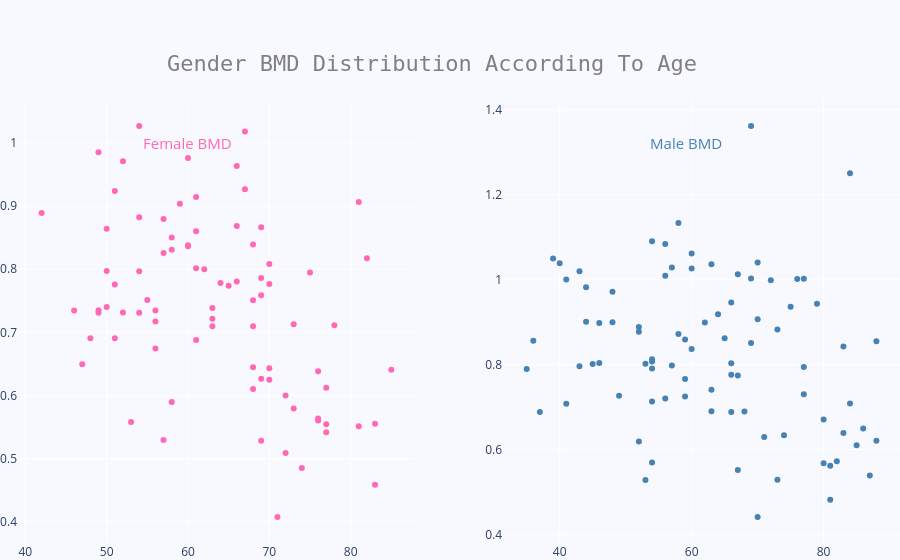

Here is the notebook cell this chart was saved with:
### Markdown cell above
We can see clearly that BMD score in Males is higher than that of females:

BMD score range of Male is (0.4 - 1.4).

Bmd scaore range of female is (0.4 - 1).

This answers our question are women more at risk than men for osteoporosis?

### Code cell
female = df[df['sex']=='F']
male = df[df['sex']=='M']

fig = make_subplots(rows=1, cols=2)

trace0 = go.Scatter(x=female['age'],y=female['bmd'],mode='markers',marker=dict(color='hotpink'))

trace1 = go.Scatter(x=male['age'],y=male['bmd'],mode='markers',marker=dict(color='steelblue'))


fig.add_traces(trace0,1,1)
fig.add_traces(trace1,1,2)

fig.add_annotation(showarrow=False,x=60,y=1,text='Female BMD',font=dict(size=15,color='hotpink'))
fig.add_annotation(showarrow=False,x=0.8,y=1,xref="paper",text='Male BMD',font=dict(size=15,color='steelblue'))

fig.update_layout(margin={'b':0,'l':0,'r':0,},
                 paper_bgcolor='rgb(248, 248, 255)',
                 plot_bgcolor='rgb(248, 248, 255)',
                 title_text='Gender BMD Distribution According To Age',
                 title={'font':{
                             'family':'monospace',
                             'size':22,
                             'color': 'grey'
                         },
                        'x':0.48,'y':0.9},
                 showlegend=False)
fig.show()

### Figure 1 — Plotly figure (JSON) as saved in the notebook; plotly's stock layout.template omitted (floating-point values rounded to 4 significant figures)
{"data": [{"marker": {"color": "hotpink"}, "mode": "markers", "type": "scatter", "x": [57, 75, 78, 49, 73, 60, 69, 57, 58, 65, 60, 51, 70, 70, 49, 81, 73, 54, 66, 67, 82, 42, 56, 70, 62, 61, 49, 63, 63, 56, 46, 47, 54, 51, 61, 54, 59, 50, 55, 58, 60, 63, 66, 61, 69, 72, 58, 54, 52, 64, 68, 77, 68, 67, 68, 52, 56, 66, 83, 69, 77, 81, 53, 76, 57, 77, 76, 72, 68, 69, 71, 74, 83, 76, 85, 70, 68, 61, 51, 48, 50, 50, 69], "xaxis": "x", "y": [0.8793, 0.7946, 0.7112, 0.731, 0.5793, 0.976, 0.7861, 0.8254, 0.8499, 0.7738, 0.8377, 0.9234, 0.625, 0.8079, 0.735, 0.9061, 0.7128, 1.027, 0.963, 0.9262, 0.8171, 0.8888, 0.7171, 0.7766, 0.7999, 0.8013, 0.9851, 0.7095, 0.7384, 0.7347, 0.7346, 0.6496, 0.8819, 0.7755, 0.8599, 0.7966, 0.9036, 0.8638, 0.751, 0.5899, 0.8362, 0.7215, 0.7805, 0.9139, 0.7586, 0.509, 0.8307, 0.7311, 0.9706, 0.7782, 0.7096, 0.6122, 0.839, 1.018, 0.7509, 0.7314, 0.6744, 0.8681, 0.4586, 0.5285, 0.5419, 0.5515, 0.5579, 0.5635, 0.5294, 0.5547, 0.5603, 0.6001, 0.6103, 0.6264, 0.4076, 0.4852, 0.5555, 0.6385, 0.6409, 0.6432, 0.6448, 0.688, 0.6904, 0.6904, 0.7399, 0.7971, 0.8664], "yaxis": "y"}, {"marker": {"color": "steelblue"}, "mode": "markers", "type": "scatter", "x": [70, 54, 77, 56, 68, 66, 45, 64, 53, 66, 57, 40, 46, 54, 70, 77, 75, 54, 48, 41, 67, 60, 62, 69, 83, 54, 69, 76, 43, 67, 88, 48, 36, 74, 84, 73, 66, 56, 63, 72, 58, 58, 39, 44, 79, 65, 35, 69, 59, 59, 52, 60, 63, 52, 49, 44, 60, 43, 57, 56, 52, 81, 53, 73, 87, 80, 82, 54, 88, 70, 81, 85, 71, 83, 86, 80, 66, 37, 63, 41, 84, 59, 67, 77, 46, 54], "xaxis": "x2", "y": [0.9067, 0.7909, 0.7301, 1.01, 0.6893, 0.9466, 0.8015, 0.9184, 0.802, 0.8033, 0.7978, 1.039, 0.8982, 0.8126, 1.041, 1.002, 0.9364, 1.091, 0.8995, 1.0, 1.013, 1.026, 0.8994, 1.003, 0.8429, 0.7128, 1.362, 1.002, 1.02, 0.5514, 0.8548, 0.9716, 0.856, 0.6338, 1.251, 0.8829, 0.7758, 1.084, 0.7409, 0.999, 0.872, 1.133, 1.05, 0.9824, 0.9436, 0.8622, 0.7895, 0.8509, 0.766, 0.8593, 0.8776, 1.062, 1.037, 0.8888, 0.7269, 0.901, 0.837, 0.796, 1.029, 0.7201, 0.6187, 0.4818, 0.5279, 0.5287, 0.5387, 0.5676, 0.5721, 0.5693, 0.6204, 0.4407, 0.5615, 0.6102, 0.6297, 0.6388, 0.6495, 0.6708, 0.6882, 0.6884, 0.6899, 0.7076, 0.7085, 0.7246, 0.7745, 0.7941, 0.8037, 0.8072], "yaxis": "y2"}], "layout": {"annotations": [{"font": {"color": "hotpink", "size": 15}, "showarrow": false, "text": "Female BMD", "x": 60, "y": 1}, {"font": {"color": "steelblue", "size": 15}, "showarrow": false, "text": "Male BMD", "x": 0.8, "xref": "paper", "y": 1}], "margin": {"b": 0, "l": 0, "r": 0}, "paper_bgcolor": "rgb(248, 248, 255)", "plot_bgcolor": "rgb(248, 248, 255)", "showlegend": false, "title": {"font": {"color": "grey", "family": "monospace", "size": 22}, "text": "Gender BMD Distribution According To Age", "x": 0.48, "y": 0.9}, "xaxis": {"anchor": "y", "domain": [0, 0.45]}, "xaxis2": {"anchor": "y2", "domain": [0.55, 1]}, "yaxis": {"anchor": "x", "domain": [0, 1]}, "yaxis2": {"anchor": "x2", "domain": [0, 1]}}}
